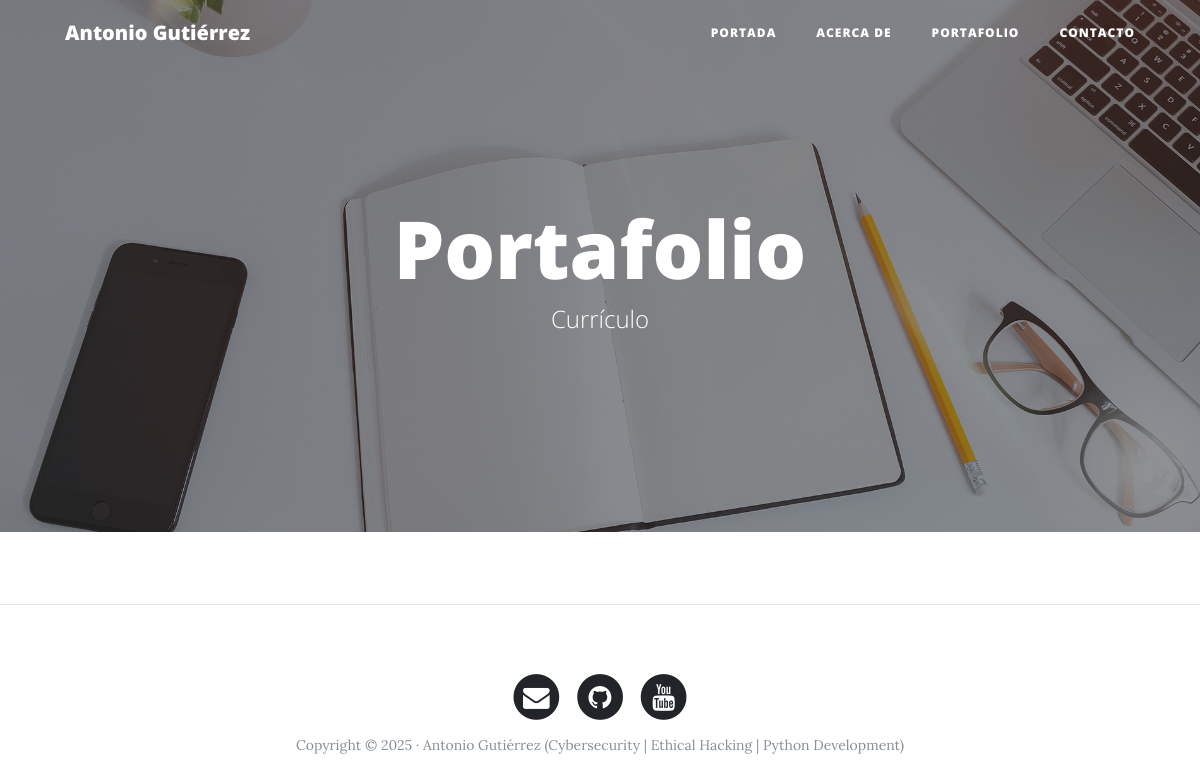
Page /portfolio/ on the earlier database version.
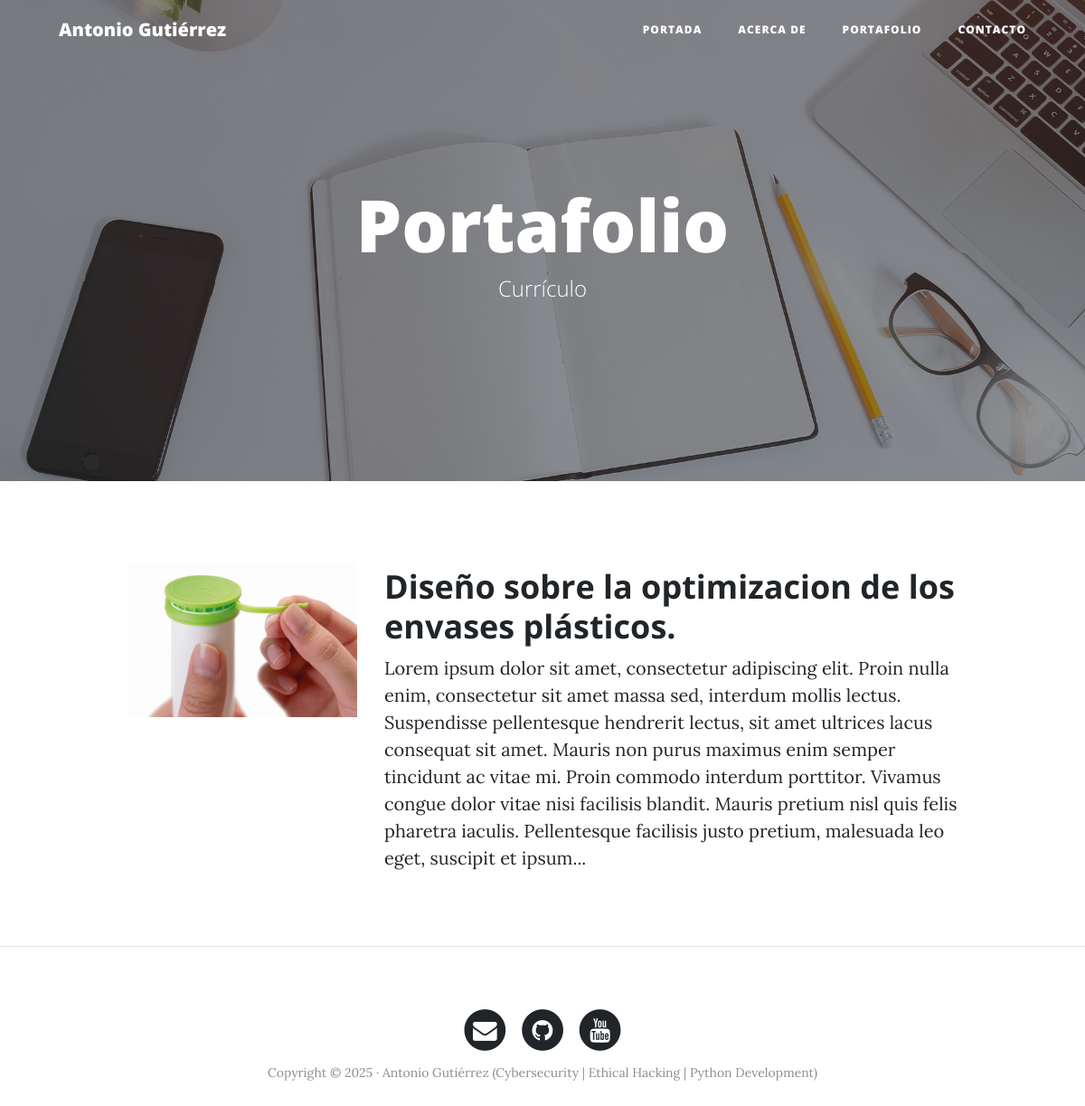
Same page on the later database version.
### portfolio/models.py (models this page shows, shortened)
class Project(models.Model): # pylint: disable=missing-class-docstring
    title = models.CharField(max_length=200, verbose_name="Titulo")
    description = models.TextField(verbose_name="Descripción")
    image = models.ImageField(verbose_name="Imagen", upload_to="projects")
    link = models.URLField(verbose_name="Link",null=True, blank=True)
    created = models.DateTimeField(auto_now_add=True, verbose_name="Fecha de creación")
    updated = models.DateTimeField(auto_now=True, verbose_name="Fecha de edición")
    class Meta:
        verbose_name = "proyecto"
        verbose_name_plural = "proyectos"
        ordering = ["-created"]

### portfolio/views.py (the view)
# urls.py: path('portfolio/', portfolio_views.portfolio, name="portfolio"),
def portfolio(request): # pylint: disable=missing-function-docstring
    projects = Project.objects.all()
    return render(request, "portfolio/portfolio.html", {'projects':projects})

### portfolio/templates/portfolio/portfolio.html (shortened to what this page needs)
{% extends 'core/base.html' %}
{% block background %}{% load static %}{% static 'core/img/portfolio-bg.jpg' %}{% endblock %}
{% block headers %}
<h1>Portafolio</h1>
<span class="subheading">Currículo</span>
{% endblock %}
{% block content %}
    {% for project in projects %}
        <div class="row project">
            <div class="col-lg-3 col-md-4 offset-lg-1">
                <img class="img-fluid" src="{{project.image.url}}" alt="">
            </div>
            <div class="col-lg-7 col-md-8">
                <h2 class="section-heading title">{{project.title}}</h2>
                <p>{{project.description}}</p>
            </div>
        </div>
    {% endfor %}
{% endblock %}

Differences in the rows shown:
added Project: image (picture), title "Diseño sobre la optimizacion de los envases plásticos.", description "Lorem ipsum dolor sit amet, consectetur adipiscing elit. Proin nulla enim, consectetur sit amet massa sed, interdum mollis lectus. Suspendisse pellentesque hendrerit lectus, sit amet ultrices lacus consequat sit amet. Mauris non purus maximus enim semper tincidunt ac vitae mi. Proin commodo interdum porttitor. Vivamus congue dolor vitae nisi facilisis blandit. Mauris pretium nisl quis felis pharetra iaculis. Pellentesque facilisis justo pretium, malesuada leo eget, suscipit et ipsum..."
